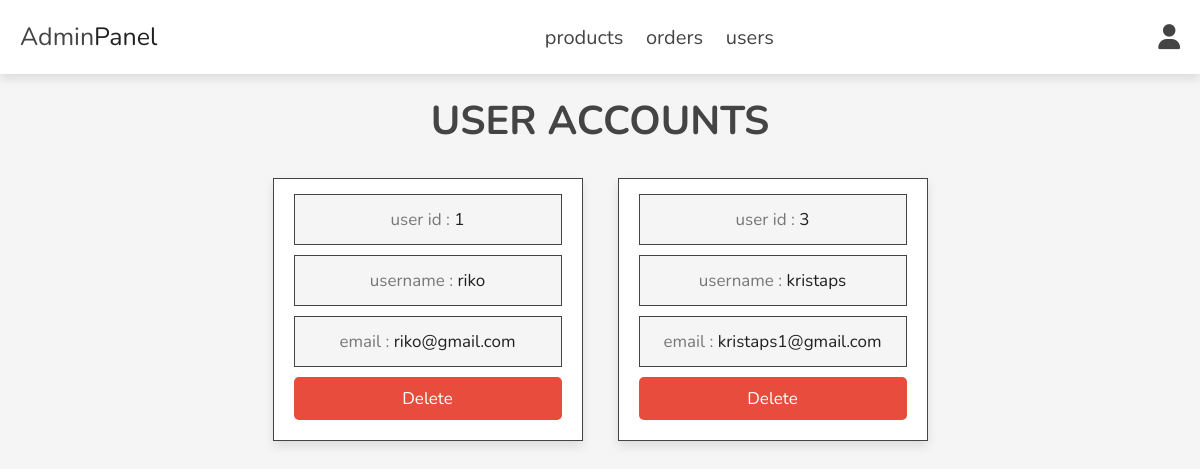
Screenshot of /admin/users_accounts.php (signed in) with the database file from the repository.
### tables this page shows
CREATE TABLE `users` (
  `id` int(100) NOT NULL,
  `name` varchar(20) NOT NULL,
  `email` varchar(50) NOT NULL,
  `password` varchar(50) NOT NULL
);

### admin/users_accounts.php (the view, shortened to what this page needs)
<?php
include '../components/connect.php';
?>
<!DOCTYPE html>
<html lang="en">
<head>
   <link rel="stylesheet" href="https://cdnjs.cloudflare.com/ajax/libs/font-awesome/6.1.1/css/all.min.css">
   <link rel="stylesheet" href="../css/admin_style.css">
</head>
<body>
<?php include '../components/admin_header.php'; ?>
<section class="accounts">
   <h1 class="heading">user accounts</h1>
   <div class="box-container">
   <?php
      $select_accounts = $conn->prepare("SELECT * FROM `users`");
      $select_accounts->execute();
      if($select_accounts->rowCount() > 0){
         while($fetch_accounts = $select_accounts->fetch(PDO::FETCH_ASSOC)){
   ?>
   <div class="box">
      <p> user id : <span><?= $fetch_accounts['id']; ?></span> </p>
      <p> username : <span><?= $fetch_accounts['name']; ?></span> </p>
      <p> email : <span><?= $fetch_accounts['email']; ?></span> </p>
      <a href="users_accounts.php?delete=<?= $fetch_accounts['id']; ?>" onclick="return confirm('delete this account? the user related information will also be delete!')" class="delete-btn">delete</a>
   </div>
   <?php
         }
      }else{
         echo '<p class="empty">no accounts available!</p>';
      }
   ?>
   </div>
</section>
</body>
</html>

### css/admin_style.css (style rules this page uses)
:root { --main-color:#000000de; --orange:#000000de; --red:#e74c3c; --black:#444; --white:#fff; --light-color:#777; --light-bg:#f5f5f5; --border:.2rem solid var(--black); --box-shadow:0 .5rem 1rem rgba(0,0,0,.1); }
* { font-family: 'Nunito', sans-serif; margin:0; padding:0; box-sizing: border-box; outline: none; border:none; text-decoration: none; }
html { font-size: 62.5%; overflow-x: hidden; }
body { background-color: var(--light-bg); }
section { padding:2rem; max-width: 1200px; margin:0 auto; }
.heading { font-size: 4rem; color:var(--black); margin-bottom: 2rem; text-align: center; text-transform: uppercase; }
.btn, .delete-btn, .option-btn { display: block; width: 100%; margin-top: 1rem; border-radius: .5rem; padding:1rem 3rem; font-size: 1.7rem; text-transform: capitalize; color:var(--white); cursor: pointer; text-align: center; }
.delete-btn { background-color: var(--red); }
.accounts .box-container { display: grid; grid-template-columns: repeat(auto-fit, 33rem); gap:1.5rem; align-items: flex-start; justify-content: center; }
.accounts .box-container .box { padding:2rem; padding-top: .5rem; margin: 10px; border: 1px solid #444;; text-align: center; background-color: var(--white); box-shadow: var(--box-shadow); }
.accounts .box-container .box p { padding:1.3rem; border: 1px solid #444; background-color: var(--light-bg); font-size: 1.7rem; color:var(--light-color); margin:1rem 0; }
.accounts .box-container .box p span { color:var(--main-color); }

### rows the page displays
users: id "1", name "riko", email "riko@gmail.com"
users: id "3", name "kristaps", email "kristaps1@gmail.com"
